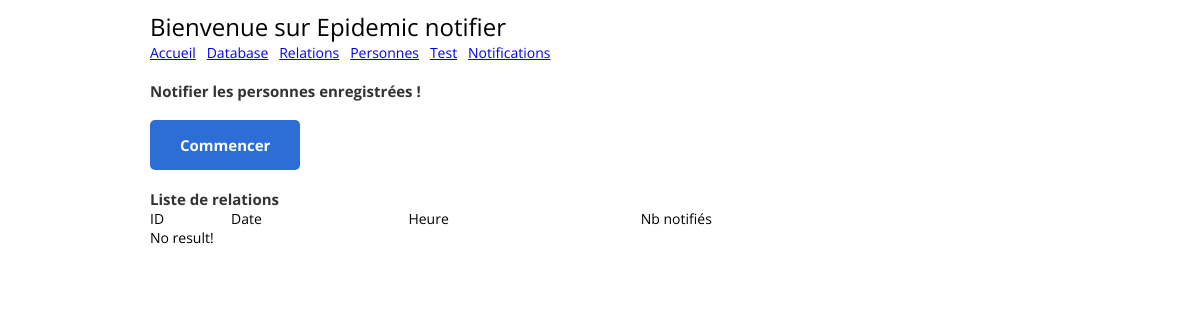
The page /notifications on the database as committed earlier.
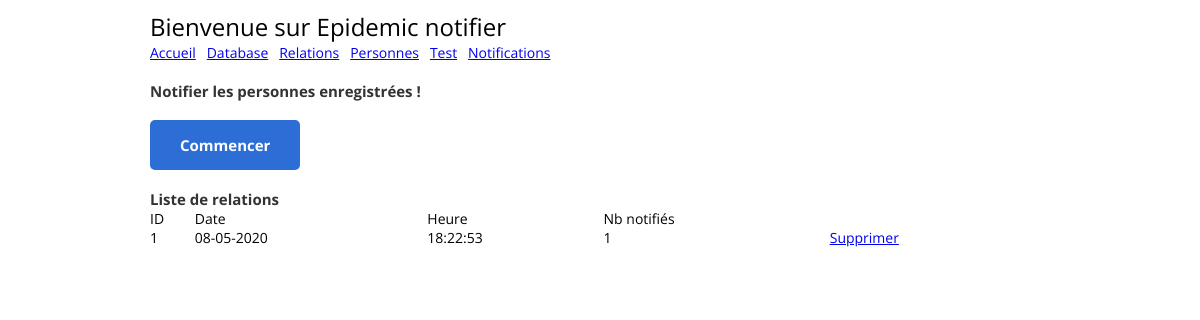
The same page on the database as committed later.
### tables this page shows
CREATE TABLE notifications (
            id integer PRIMARY KEY,
            date_ string,
            heure_ string
            );

### app.py (the view)
@app.route("/notifications")
def home_notification():
    notifications = PNotification().get_notification_pnotifications() #Notification().get_all()
    return render_template("/notification.html", notifications=notifications)

### treatment/db/notification.py (called while the page is built)
    def get_all(self):
        self.cur.execute("SELECT  * FROM notifications ORDER BY id ASC")
        rows = self.cur.fetchall()
        return [RNotification(row[0], row[1], row[2]) for row in rows]

### treatment/db/personne_notification.py (called while the page is built)
    def get_notification_nb_pnotification(self, notification_id):
        r = "SELECT COUNT(*) FROM personne_notifications WHERE notification_id={}".format(notification_id) #?"
        self.cur.execute(r)#, str(notification_id))
        row = self.cur.fetchone()
        return row[0]

    def get_notification_pnotifications(self, notification_id=None):
        notifications = Notification().get_all() if notification_id is None else [Notification().get_one(notification_id)]
        n_dict = []
        for n in notifications:
            n_pn = RPNNotification(n.id, n.date_, n.heure_, self.get_notification_nb_pnotification(n.id))
            n_dict.append(n_pn)
        return n_dict

### templates/notification.html (shortened to what this page needs)
<!DOCTYPE html>
<html>
  <head>
    {% include 'inc/header.html' %}
  </head>
  <body>
    <div class="page-wrapper bg-dark p-t-100 p-b-50">
      <div class="wrapper wrapper--w900">
          <div class="card card-6">
            <div class="card-heading">
              {% include 'inc/header_menu.html' %}
            </div>
            <div class="card-body">
              <div class="label-row">Notifier les personnes enregistrées !</div>
            </div>
          </div>
          <br/>
          <div class="card-footer">
            <form action="/db" method="POST">
              <button class="btn btn--radius-2 btn--blue-2" id="btnnotif" name="btnnotif" type="button">Commencer</button>
            </form>
          </div>
          <br/>
          <div class="card card-6">
            <div class="card-body">
              <div class="label-row">Liste de relations</div>
              <table width="100%">
                <thead>
                  <td>ID</td>
                  <td>Date</td>
                  <td>Heure</td>
                  <td>Nb notifiés</td>
                  <td></td>
                </thead>
                <tbody>
                  {% if notifications %}
                    {% for n in notifications %}
                      <tr>
                        <td>{{ n.id }}</td>
                        <td>{{ n.date_ }}</td>
                        <td>{{ n.heure_ }}</td>
                        <td>{{ n.nb_notifies }}</td>
                        <td><a href="javascript:;" onclick="javascript:confirm_delete('notifications/delete/{{ n.id }}');">Supprimer</a></td>
                      </tr>
                    {% endfor %}
                  {% else %}
                    <tr><td colspan="5">No result!</td></tr>
                  {% endif %}
                </tbody>
              </table>
            </div>
          </div>
        </div>
      </div>
  </body>
</html>

### templates/inc/header.html (shortened to what this page needs)
    <link rel="stylesheet" href="https://ajax.googleapis.com/ajax/libs/jqueryui/1.12.1/themes/smoothness/jquery-ui.css">
    <link href="{{ url_for('static', filename='css/main.css') }}" rel="stylesheet" media="all">

### templates/inc/header_menu.html
<h3>Bienvenue sur Epidemic notifier</h3>
    <div>
		<a href="/">Accueil</a>&nbsp;&nbsp;
        <a href="/db">Database</a>&nbsp;&nbsp;
        <a href="/relations">Relations</a>&nbsp;&nbsp;
        <a href="/personnes">Personnes</a>&nbsp;&nbsp;
        <a href="/tests">Test</a>&nbsp;&nbsp;
        <a href="/notifications">Notifications</a>&nbsp;&nbsp;
    </div>
    <br/>

### static/css/main.css (style rules this page uses)
.label-row { color: #333; font-size: 15px; font-weight: 700; }
html { -webkit-box-sizing: border-box; -moz-box-sizing: border-box; box-sizing: border-box; }
* { padding: 0; margin: 0; }
*, *:before, *:after { -webkit-box-sizing: inherit; -moz-box-sizing: inherit; box-sizing: inherit; }
body, h1, h2, h3, h4, h5, h6, blockquote, p, pre, dl, dd, ol, ul, figure, hr, fieldset, legend { margin: 0; padding: 0; }
table { border-collapse: collapse; border-spacing: 0; }
button { outline: none; background: none; border: none; }
.page-wrapper { min-height: 100vh; }
body { font-family: "Open Sans", "Arial", "Helvetica Neue", sans-serif; font-weight: 400; font-size: 14px; }
h1, h2, h3, h4, h5, h6 { font-weight: 400; }
h3 { font-size: 24px; }
.p-t-100 { padding-top: 10px; }
.p-b-50 { padding-bottom: 50px; }
.wrapper { margin: 0 auto; }
.wrapper--w900 { max-width: 900px; }
.btn { display: inline-block; line-height: 50px; padding: 0 30px; -webkit-transition: all 0.4s ease; -o-transition: all 0.4s ease; -moz-transition: all 0.4s ease; transition: all 0.4s ease; cursor: pointer; font-size: 15px; text-transform: capitalize; font-weight: 700; color: #fff; font-family: inherit; }
.btn--radius-2 { -webkit-border-radius: 5px; -moz-border-radius: 5px; border-radius: 5px; }
.btn--blue-2 { background: #2c6ed5; }
.card { -webkit-border-radius: 3px; -moz-border-radius: 3px; border-radius: 3px; background: #fff; }
.card-6 { background: transparent; }
.card-6 .card-heading { background: transparent; }
.card-6 .card-body { background: #fff; position: relative; border-bottom: none; padding-bottom: 0; -webkit-border-top-left-radius: 3px; -moz-border-radius-topleft: 3px; border-top-left-radius: 3px; -webkit-border-top-right-radius: 3px; -moz-border-radius-topright: 3px; border-top-right-radius: 3px; }
.card-6 .card-body:before { bottom: 100%; left: 75px; border: solid transparent; content: ""; height: 0; width: 0; position: absolute; pointer-events: none; border-color: rgba(255, 255, 255, 0); border-bottom-color: #fff; border-width: 10px; }

Rows that differ between the two databases and show on the page:
added notifications: id "1", date_ "08-05-2020", heure_ "18:22:53", nb_notifies "1"
Other text that changed with them:
text no longer shown: "No result!"
